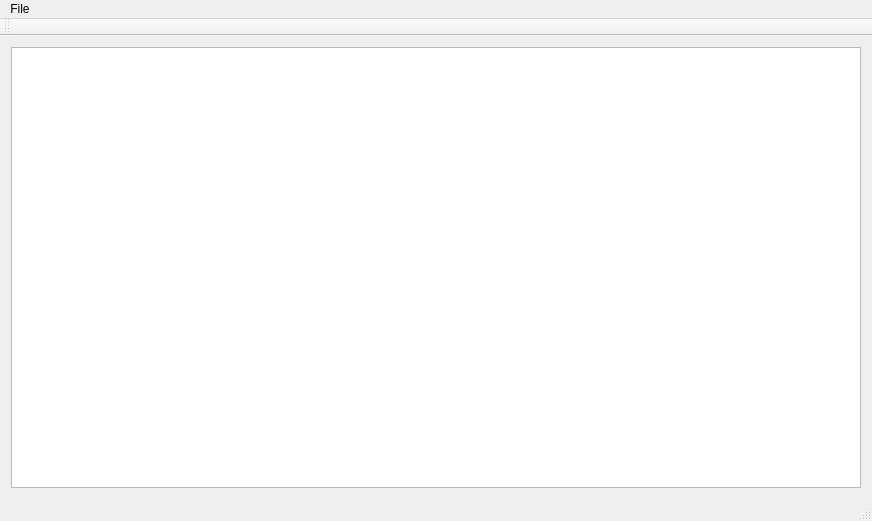
<?xml version="1.0" encoding="UTF-8"?>
<ui version="4.0">
 <class>NostradapaddMainWindow</class>
 <widget class="QMainWindow" name="NostradapaddMainWindow">
  <property name="geometry">
   <rect>
    <x>0</x>
    <y>0</y>
    <width>872</width>
    <height>521</height>
   </rect>
  </property>
  <property name="windowTitle">
   <string>New Document</string>
  </property>
  <widget class="QWidget" name="centralWidget">
   <layout class="QVBoxLayout" name="verticalLayout">
    <item>
     <widget class="QTextEdit" name="txtEditor"/>
    </item>
   </layout>
  </widget>
  <widget class="QMenuBar" name="menuBar">
   <property name="geometry">
    <rect>
     <x>0</x>
     <y>0</y>
     <width>872</width>
     <height>22</height>
    </rect>
   </property>
   <widget class="QMenu" name="menuFile">
    <property name="title">
     <string>File</string>
    </property>
    <addaction name="newDocument"/>
    <addaction name="openDocument"/>
    <addaction name="separator"/>
    <addaction name="actionSave"/>
    <addaction name="actionSave_As"/>
    <addaction name="separator"/>
    <addaction name="actionExit"/>
   </widget>
   <addaction name="menuFile"/>
  </widget>
  <widget class="QToolBar" name="mainToolBar">
   <attribute name="toolBarArea">
    <enum>TopToolBarArea</enum>
   </attribute>
   <attribute name="toolBarBreak">
    <bool>false</bool>
   </attribute>
  </widget>
  <widget class="QStatusBar" name="statusBar"/>
  <action name="newDocument">
   <property name="text">
    <string>New</string>
   </property>
   <property name="shortcut">
    <string>Ctrl+N</string>
   </property>
  </action>
  <action name="openDocument">
   <property name="text">
    <string>Open</string>
   </property>
   <property name="shortcut">
    <string>Ctrl+O</string>
   </property>
  </action>
  <action name="actionSave">
   <property name="text">
    <string>Save</string>
   </property>
  </action>
  <action name="actionSave_As">
   <property name="text">
    <string>Save As</string>
   </property>
  </action>
  <action name="actionExit">
   <property name="text">
    <string>Exit</string>
   </property>
  </action>
 </widget>
 <layoutdefault spacing="6" margin="11"/>
 <resources/>
 <connections/>
</ui>
